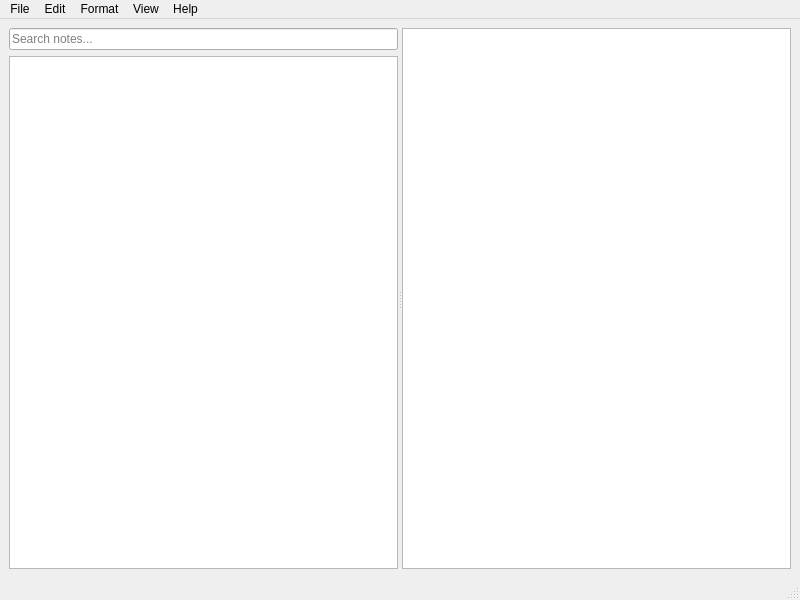
<?xml version="1.0" encoding="UTF-8"?>
<ui version="4.0">
 <class>MainWindow</class>
 <widget class="QMainWindow" name="MainWindow">
  <property name="geometry">
   <rect>
    <x>0</x>
    <y>0</y>
    <width>800</width>
    <height>600</height>
   </rect>
  </property>
  <property name="windowTitle">
   <string>NotePad</string>
  </property>
  <widget class="QWidget" name="centralwidget">
   <layout class="QVBoxLayout" name="verticalLayout">
    <item>
     <widget class="QSplitter" name="splitter">
      <property name="orientation">
       <enum>Qt::Orientation::Horizontal</enum>
      </property>
      <widget class="QWidget" name="sidebarWidget">
       <layout class="QVBoxLayout" name="sidebarLayout">
        <item>
         <widget class="QLineEdit" name="searchEdit">
          <property name="placeholderText">
           <string>Search notes...</string>
          </property>
          <property name="clearButtonEnabled">
           <bool>true</bool>
          </property>
         </widget>
        </item>
        <item>
         <widget class="QListWidget" name="listWidget">
          <property name="contextMenuPolicy">
           <enum>Qt::ContextMenuPolicy::CustomContextMenu</enum>
          </property>
         </widget>
        </item>
       </layout>
      </widget>
      <widget class="QTextEdit" name="textEdit"/>
     </widget>
    </item>
   </layout>
  </widget>
  <widget class="QMenuBar" name="menubar">
   <property name="geometry">
    <rect>
     <x>0</x>
     <y>0</y>
     <width>800</width>
     <height>24</height>
    </rect>
   </property>
   <widget class="QMenu" name="menuFile">
    <property name="title">
     <string>File</string>
    </property>
    <addaction name="actionNew"/>
    <addaction name="actionOpen"/>
    <addaction name="actionSave"/>
    <addaction name="actionSaveAs"/>
    <addaction name="separator"/>
    <addaction name="actionExit"/>
   </widget>
   <widget class="QMenu" name="menuEdit">
    <property name="title">
     <string>Edit</string>
    </property>
    <addaction name="actionUndo"/>
    <addaction name="actionRedo"/>
    <addaction name="separator"/>
    <addaction name="actionCut"/>
    <addaction name="actionCopy"/>
    <addaction name="actionPaste"/>
    <addaction name="separator"/>
    <addaction name="actionSelectAll"/>
   </widget>
   <widget class="QMenu" name="menuFormat">
    <property name="title">
     <string>Format</string>
    </property>
    <addaction name="actionFont"/>
    <addaction name="actionWordWrap"/>
   </widget>
   <widget class="QMenu" name="menuView">
    <property name="title">
     <string>View</string>
    </property>
    <addaction name="actionToggleSidebar"/>
   </widget>
   <widget class="QMenu" name="menuHelp">
    <property name="title">
     <string>Help</string>
    </property>
    <addaction name="actionAbout"/>
   </widget>
   <addaction name="menuFile"/>
   <addaction name="menuEdit"/>
   <addaction name="menuFormat"/>
   <addaction name="menuView"/>
   <addaction name="menuHelp"/>
  </widget>
  <widget class="QStatusBar" name="statusbar"/>
  <action name="actionNew">
   <property name="text">
    <string>New</string>
   </property>
   <property name="shortcut">
    <string>Ctrl+N</string>
   </property>
  </action>
  <action name="actionOpen">
   <property name="text">
    <string>Open...</string>
   </property>
   <property name="shortcut">
    <string>Ctrl+O</string>
   </property>
  </action>
  <action name="actionSave">
   <property name="text">
    <string>Save</string>
   </property>
   <property name="shortcut">
    <string>Ctrl+S</string>
   </property>
  </action>
  <action name="actionSaveAs">
   <property name="text">
    <string>Save As...</string>
   </property>
  </action>
  <action name="actionExit">
   <property name="text">
    <string>Exit</string>
   </property>
   <property name="shortcut">
    <string>Ctrl+Q</string>
   </property>
  </action>
  <action name="actionUndo">
   <property name="text">
    <string>Undo</string>
   </property>
   <property name="shortcut">
    <string>Ctrl+Z</string>
   </property>
  </action>
  <action name="actionRedo">
   <property name="text">
    <string>Redo</string>
   </property>
   <property name="shortcut">
    <string>Ctrl+Y</string>
   </property>
  </action>
  <action name="actionCut">
   <property name="text">
    <string>Cut</string>
   </property>
   <property name="shortcut">
    <string>Ctrl+X</string>
   </property>
  </action>
  <action name="actionCopy">
   <property name="text">
    <string>Copy</string>
   </property>
   <property name="shortcut">
    <string>Ctrl+C</string>
   </property>
  </action>
  <action name="actionPaste">
   <property name="text">
    <string>Paste</string>
   </property>
   <property name="shortcut">
    <string>Ctrl+V</string>
   </property>
  </action>
  <action name="actionSelectAll">
   <property name="text">
    <string>Select All</string>
   </property>
   <property name="shortcut">
    <string>Ctrl+A</string>
   </property>
  </action>
  <action name="actionFont">
   <property name="text">
    <string>Font...</string>
   </property>
  </action>
  <action name="actionWordWrap">
   <property name="checkable">
    <bool>true</bool>
   </property>
   <property name="text">
    <string>Word Wrap</string>
   </property>
  </action>
  <action name="actionToggleSidebar">
   <property name="checkable">
    <bool>true</bool>
   </property>
   <property name="text">
    <string>Toggle Sidebar</string>
   </property>
   <property name="shortcut">
    <string>Ctrl+B</string>
   </property>
  </action>
  <action name="actionAbout">
   <property name="text">
    <string>About</string>
   </property>
  </action>
 </widget>
 <resources/>
 <connections/>
</ui>
